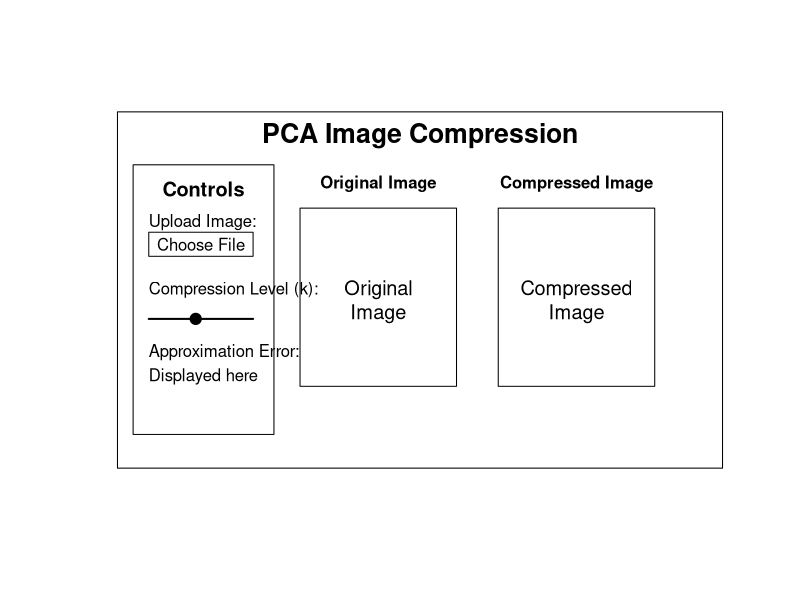

Write the R code that produced this figure.
## ---- chunk 1

plot(
  NULL,
  xlim = c(0, 12),
  ylim = c(0, 8),
  xlab = "",
  ylab = "",
  axes = FALSE
)

rect(0.2, 0.3, 11.8, 7.7)

text(
  6, 7.2,
  "PCA Image Compression",
  cex = 1.6,
  font = 2
)

rect(0.5, 1, 3.2, 6.6)

text(
  1.85, 6.1,
  "Controls",
  font = 2,
  cex = 1.2
)

text(
  0.8, 5.4,
  "Upload Image:",
  adj = 0
)

rect(
  0.8, 4.7,
  2.8, 5.2
)

text(
  1.8, 4.95,
  "Choose File"
)

text(
  0.8, 4,
  "Compression Level (k):",
  adj = 0
)

segments(
  0.8, 3.4,
  2.8, 3.4,
  lwd = 2
)

points(
  1.7, 3.4,
  pch = 19,
  cex = 1.5
)

text(
  0.8, 2.7,
  "Approximation Error:",
  adj = 0
)

text(
  0.8, 2.2,
  "Displayed here",
  adj = 0
)

text(
  5.2, 6.2,
  "Original Image",
  font = 2
)

rect(
  3.7, 2,
  6.7, 5.7
)

text(
  5.2, 3.8,
  "Original\nImage",
  cex = 1.2
)

text(
  9, 6.2,
  "Compressed Image",
  font = 2
)

rect(
  7.5, 2,
  10.5, 5.7
)

text(
  9, 3.8,
  "Compressed\nImage",
  cex = 1.2
)
## ---- chunk 2
Sys.time()
